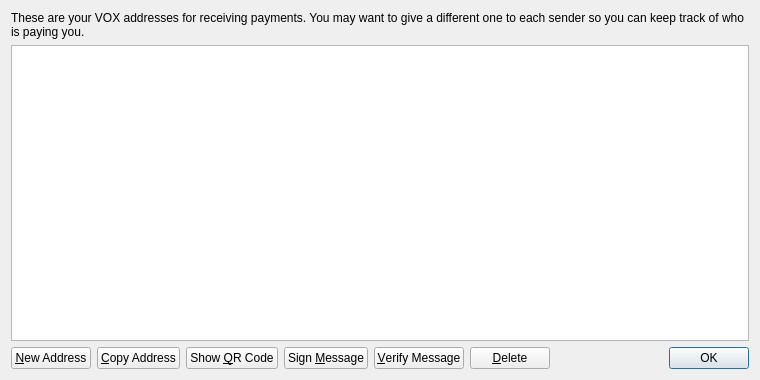
<?xml version="1.0" encoding="UTF-8"?>
<ui version="4.0">
 <class>AddressBookPage</class>
 <widget class="QWidget" name="AddressBookPage">
  <property name="geometry">
   <rect>
    <x>0</x>
    <y>0</y>
    <width>760</width>
    <height>380</height>
   </rect>
  </property>
  <property name="windowTitle">
   <string>Address Book</string>
  </property>
  <property name="styleSheet">
   <string notr="true">background-image: url(:/images/2s);</string>
  </property>
  <layout class="QVBoxLayout" name="verticalLayout">
   <item>
    <widget class="QLabel" name="labelExplanation">
     <property name="text">
      <string>These are your VOX addresses for receiving payments. You may want to give a different one to each sender so you can keep track of who is paying you.</string>
     </property>
     <property name="textFormat">
      <enum>Qt::PlainText</enum>
     </property>
     <property name="wordWrap">
      <bool>true</bool>
     </property>
    </widget>
   </item>
   <item>
    <widget class="QTableView" name="tableView">
     <property name="contextMenuPolicy">
      <enum>Qt::CustomContextMenu</enum>
     </property>
     <property name="toolTip">
      <string>Double-click to edit address or label</string>
     </property>
     <property name="tabKeyNavigation">
      <bool>false</bool>
     </property>
     <property name="alternatingRowColors">
      <bool>true</bool>
     </property>
     <property name="selectionMode">
      <enum>QAbstractItemView::SingleSelection</enum>
     </property>
     <property name="selectionBehavior">
      <enum>QAbstractItemView::SelectRows</enum>
     </property>
     <property name="sortingEnabled">
      <bool>true</bool>
     </property>
     <attribute name="verticalHeaderVisible">
      <bool>false</bool>
     </attribute>
    </widget>
   </item>
   <item>
    <layout class="QHBoxLayout" name="horizontalLayout">
     <item>
      <widget class="QPushButton" name="newAddressButton">
       <property name="toolTip">
        <string>Create a new address</string>
       </property>
       <property name="text">
        <string>&amp;New Address</string>
       </property>
       <property name="icon">
        <iconset resource="../bitcoin.qrc">
         <normaloff>:/icons/add</normaloff>:/icons/add</iconset>
       </property>
      </widget>
     </item>
     <item>
      <widget class="QPushButton" name="copyToClipboard">
       <property name="toolTip">
        <string>Copy the currently selected address to the system clipboard</string>
       </property>
       <property name="text">
        <string>&amp;Copy Address</string>
       </property>
       <property name="icon">
        <iconset resource="../bitcoin.qrc">
         <normaloff>:/icons/editcopy</normaloff>:/icons/editcopy</iconset>
       </property>
      </widget>
     </item>
     <item>
      <widget class="QPushButton" name="showQRCode">
       <property name="text">
        <string>Show &amp;QR Code</string>
       </property>
       <property name="icon">
        <iconset resource="../bitcoin.qrc">
         <normaloff>:/icons/qrcode</normaloff>:/icons/qrcode</iconset>
       </property>
      </widget>
     </item>
     <item>
      <widget class="QPushButton" name="signMessage">
       <property name="toolTip">
        <string>Sign a message to prove you own a VOX address</string>
       </property>
       <property name="text">
        <string>Sign &amp;Message</string>
       </property>
       <property name="icon">
        <iconset resource="../bitcoin.qrc">
         <normaloff>:/icons/edit</normaloff>:/icons/edit</iconset>
       </property>
      </widget>
     </item>
     <item>
      <widget class="QPushButton" name="verifyMessage">
       <property name="toolTip">
        <string>Verify a message to ensure it was signed with a specified VOX address</string>
       </property>
       <property name="text">
        <string>&amp;Verify Message</string>
       </property>
       <property name="icon">
        <iconset resource="../bitcoin.qrc">
         <normaloff>:/icons/transaction_0</normaloff>:/icons/transaction_0</iconset>
       </property>
      </widget>
     </item>
     <item>
      <widget class="QPushButton" name="deleteButton">
       <property name="toolTip">
        <string>Delete the currently selected address from the list</string>
       </property>
       <property name="text">
        <string>&amp;Delete</string>
       </property>
       <property name="icon">
        <iconset resource="../bitcoin.qrc">
         <normaloff>:/icons/remove</normaloff>:/icons/remove</iconset>
       </property>
      </widget>
     </item>
     <item>
      <spacer name="horizontalSpacer">
       <property name="orientation">
        <enum>Qt::Horizontal</enum>
       </property>
       <property name="sizeHint" stdset="0">
        <size>
         <width>40</width>
         <height>20</height>
        </size>
       </property>
      </spacer>
     </item>
     <item>
      <widget class="QDialogButtonBox" name="buttonBox">
       <property name="sizePolicy">
        <sizepolicy hsizetype="Maximum" vsizetype="Fixed">
         <horstretch>0</horstretch>
         <verstretch>0</verstretch>
        </sizepolicy>
       </property>
       <property name="standardButtons">
        <set>QDialogButtonBox::Ok</set>
       </property>
      </widget>
     </item>
    </layout>
   </item>
  </layout>
 </widget>
 <resources>
  <include location="../bitcoin.qrc"/>
 </resources>
 <connections/>
</ui>
